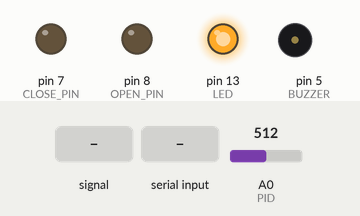
This sketch was run on a simulated Arduino Uno, built with avr-gcc and run on an emulated ATmega328P. Shown: output pins drawn as LEDs (lit = HIGH), buzzer (waves = sounding, pin HIGH). The test bench sets the inputs (shaded band); at power-on: A0 (PID) = 512. What the sketch prints to the serial monitor is not drawn.

Above: at 1.2 s.
1.3 s: A0 (PID) set to 182
4.3 s: A0 (PID) set to 165
At 5.5 s:
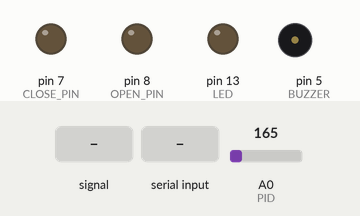
5.8 s: A0 (PID) fed a 200 Hz sine of ±81 counts around its level
At 6.1 s:
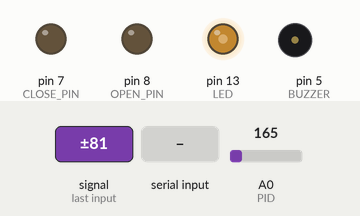
7.3 s: "D\n" received over Serial
At 8.0 s:
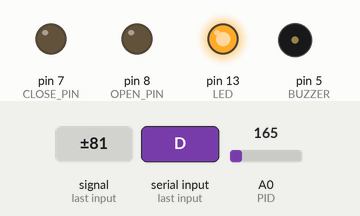
9.8 s: byte 66 ('B') received over Serial
At 11.0 s:
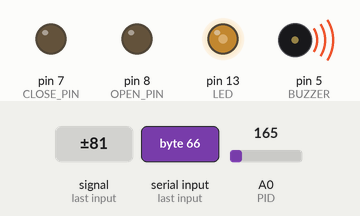
11.3 s: byte 68 ('D') received over Serial
At 12.1 s:
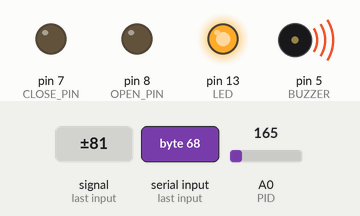
Timing chart, 0 to 14.3 s (numbered marks = the images above; inputs shaded):
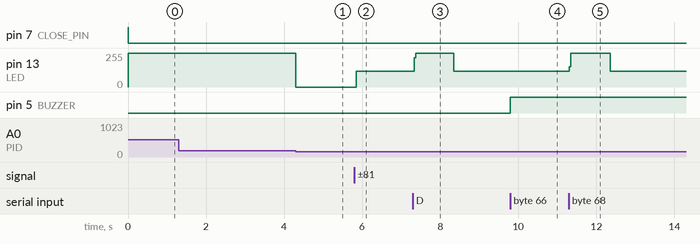

The sketch:

SensorTriggeredSampler.ino
```cpp
//=== define pins ===//
#define CLOSE_PIN 7
#define OPEN_PIN  8
#define PID       A0
#define LED       13
#define BUZZER    5

#define ON        LOW
#define OFF       HIGH
#define LED_OFF   digitalWrite(LED, LOW)
#define LED_ON    digitalWrite(LED, HIGH)
#define BUZZ_OFF  digitalWrite(BUZZER, LOW)
#define BUZZ_ON   digitalWrite(BUZZER, HIGH)

//=== define variables ===//
bool isArmed=false, isScroll=true, isLog=false;  // boolean variables used to toggle things on & off
unsigned int pid, triggerValue=172;  // PID values in A/D counts
unsigned long triggerTime=0, triggerWindow=500, captureTime=0, captureWindow=5000, logTime=0, logWindow=1000, sampleTime=0, sampleWindow=100, valveTime=0, valveWindow=10; // timing parameters in milliseconds
unsigned long pidSum=0, pidCount=0, logSum=0, logCount=0; // parameters used to average numeric output
char BluetoothData; // the data received from bluetooth serial link


void setup() {
  pinMode(CLOSE_PIN, OUTPUT); // set the solenoid pin as output
  pinMode(OPEN_PIN, OUTPUT);  // set the solenoid pin as output
  closeValve();                    // keep the solenoid valve closed
  pinMode(PID, INPUT);        // set the PID pin as input
  pinMode(LED, OUTPUT);       // set the LED pin as output
  LED_OFF;
  pinMode(BUZZER, OUTPUT);    // set the BUZZER pin as output
  BUZZ_OFF;
  analogReference(EXTERNAL);    // use a 2.5 volt regulator for reference voltage
  Serial.begin(9600);           // initiate serial for bluetooth communication
}

void loop() {
  pid=analogRead(PID);
  if (pid>triggerValue) LED_ON; else LED_OFF; // turn on LED?
  pidSum = pidSum + pid;
  pidCount = pidCount + 1;
  if (millis()-sampleTime >= sampleWindow) {
    pid = pidSum/pidCount;
    if (isArmed) testPID(); // if the system is armed test the PID value against the triggerValued.
    if (captureTime) checkValve(); // if the solenoid valve is open check to see if it is time to close it.
    if (isScroll) Serial.print("*G"+String(pid)+"*"); // publish PID value to graph if scrolling.
    if (logWindow!=0) logPID(); // write PID values.
//    if (Serial.available()) getSerial(); // process any info coming from the bluetooth serial link.
    pidSum = 0;
    pidCount = 0;
    sampleTime = millis();
  }
  if (millis()-valveTime >= valveWindow) valve();
  if (Serial.available()) getSerial(); // process any info coming from the bluetooth serial link.
}

void testPID() {
  if (pid>triggerValue)  // threshold exceeded?
  {
    if (triggerTime == 0) triggerTime = millis();  // is this the initial trigger?
    if (millis()-triggerTime >= triggerWindow)  // has the trigger lasted for the required duration?
    {
      captureTime = millis();
      openValve();
      disarm();
    }

  }
  else  // trigger not maintained for duration of window.
  {
    triggerTime = 0;
  }
}

void checkValve() {
  if (millis()-captureTime >= captureWindow)  // is it time to close the solenoid valve?
  {
    closeValve();
    captureTime = 0;
    triggerTime = 0;
  }
}

void logPID() {
  if (millis()-logTime >= logWindow)  // is it time to report PID value?
  {
    if(isLog) Serial.print("\n"+String(millis())+","+String(logSum/logCount)+","+String(captureTime));
    else Serial.print("*D"+String(logSum/logCount)+"*");
    logSum=0;
    logCount=0;
    logTime=millis();
  }
  logSum=logSum+pid;
  logCount++;
}

void getSerial() {
 BluetoothData=Serial.read(); //Get next character from bluetooth
  if(BluetoothData=='S') isScroll=true;
  if(BluetoothData=='s') isScroll=false;
  if(BluetoothData=='L') {isLog=true; isScroll=false;}
  if(BluetoothData=='l') isLog=false;
  if(BluetoothData=='A') {
    if(isArmed) disarm();
    else arm();
  }
  if(BluetoothData=='D') logWindow=Serial.parseInt();
  if(BluetoothData=='T') triggerValue=Serial.parseInt();
  if(BluetoothData=='W') triggerWindow=Serial.parseInt();
  if(BluetoothData=='C') captureWindow=Serial.parseInt();
  if(BluetoothData=='I') sampleWindow=Serial.parseInt();
  if(BluetoothData=='B') BUZZ_ON;
  if(BluetoothData=='b') BUZZ_OFF;
  if(BluetoothData=='O') openValve();
  if(BluetoothData=='o') closeValve();
}

void arm() {
  isArmed = true;
  if(!isLog) Serial.print("*AR0G255B0*");
}

void disarm() {
  isArmed = false;
  if(!isLog) Serial.print("*AR0G0B0*");
}

void openValve() {
  BUZZ_ON;
  digitalWrite(OPEN_PIN, HIGH);
  valveTime = millis();
}

void closeValve() {
  BUZZ_OFF;
  digitalWrite(CLOSE_PIN, HIGH);
  valveTime = millis();
}

void valve() {
  digitalWrite(OPEN_PIN, LOW);
  digitalWrite(CLOSE_PIN, LOW);
}
```

Measured:
- the behaviour switches between 173 and 172 on A0 (PID) (found by bisection; images 0 and 1)
- after the input at 1.3 s, every drawn part: stays the same
- after the input at 4.3 s, pin 13 (LED): 255/255 → 0/255 at once
- after the input at 5.8 s, pin 13 (LED): 0/255 → 120/255 after 0.05 s
- after the input at 7.3 s, pin 13 (LED): 120/255 → 255/255 at once, → 120/255 1.0 s later
- after the input at 9.8 s, pin 5 (BUZZER): LOW → HIGH at once
- after the input at 11.3 s, pin 13 (LED): 120/255 → 255/255 at once, → 120/255 1.0 s later
